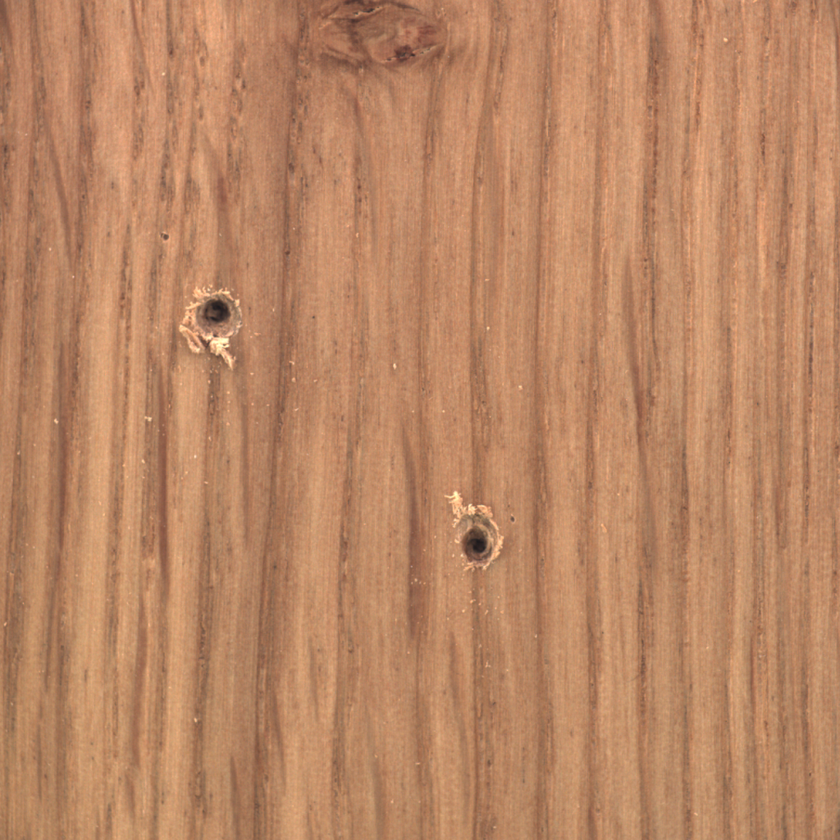
#> input picture Wood/007.png, 840 x 840 px, shrunk from 1024 x 1024 before the run, found by its file name
$ jupyter execute crackAndGougeDetection.ipynb
#> lines starting #> are read from the running program, lines starting #| are printed output that depends on the picture; after the words box and inside, x2 and y2 are one past the last pixel; in counts of white or black regions, pixels touching at a corner belong together
[cell 1]
import os
import numpy as np
import matplotlib.pyplot as plt

from PIL import Image
from skimage import color, filters, feature, morphology, measure

[cell 2]
# Selected crack/gouge images from wood folder

image_files = [
    "007.png",
    "011.png",
    "013.png",
    "021.png",
    "023.png"
]


input_folder = "wood"


for filename in image_files:

    image_path = os.path.join(input_folder, filename)

    # Open selected image
    image = Image.open(image_path).convert("RGB")
#> image is the input picture: PIL image 840x840 RGB; mean R, G, B 186.2, 134.6, 100.5

    image_np = np.array(image)

    # Convert to grayscale
    gray = color.rgb2gray(image_np)
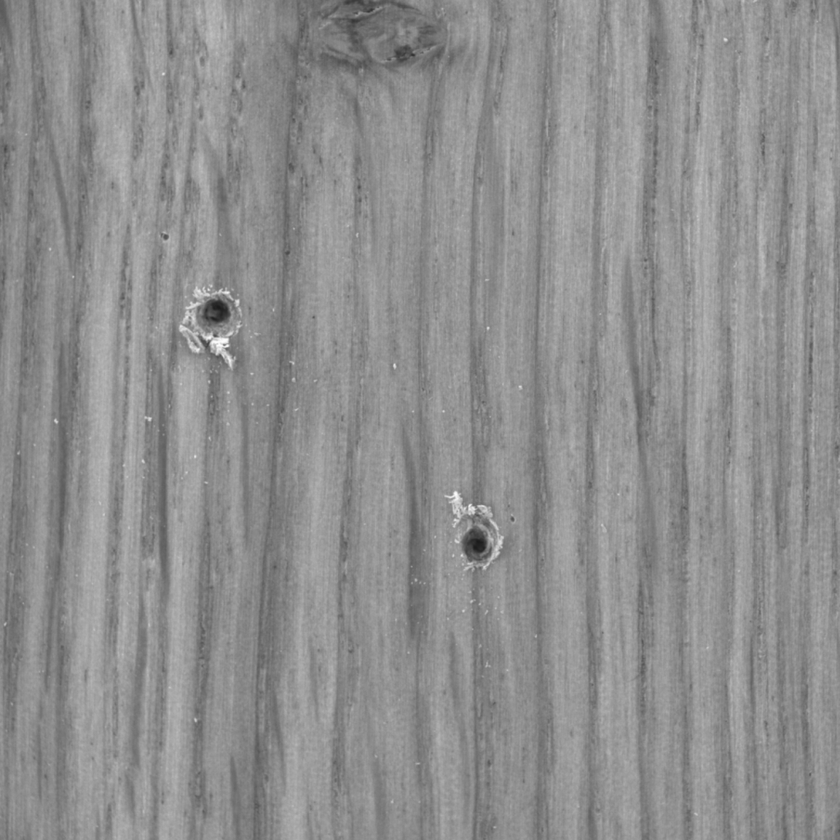
#> gray: shape (840, 840) float64; min 0.105, max 0.989, mean 0.561

    # Blur image to reduce wood-grain noise using guassian
    blurred = filters.gaussian(
        gray,
        sigma=1
    )

    # Detect crack/gouge edges
    edges = feature.canny(
        blurred,
        sigma=2
    )
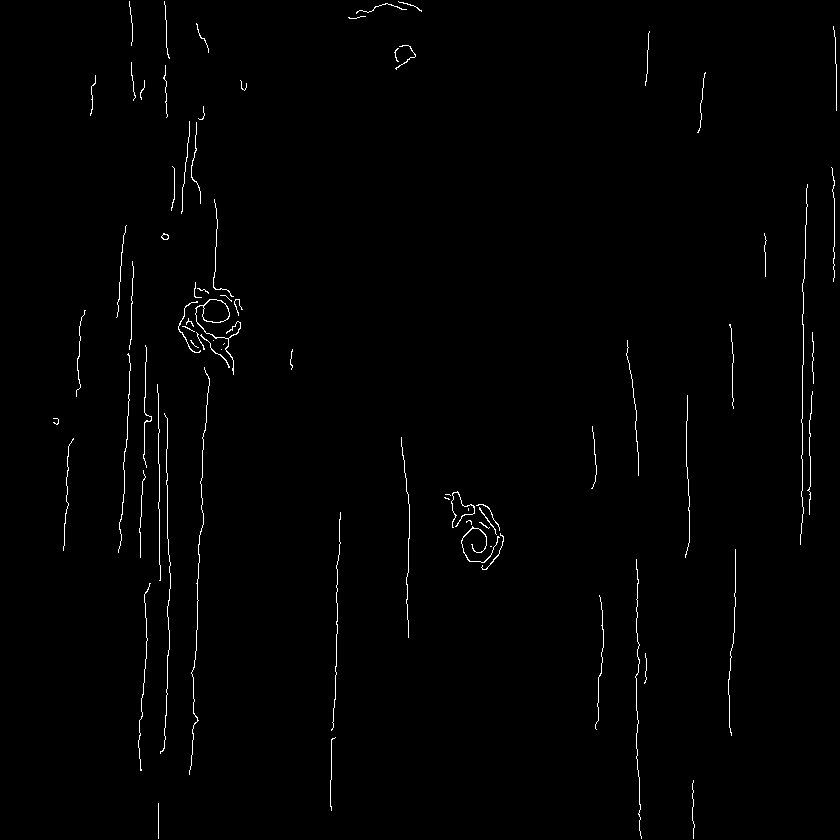
#> edges: shape (840, 840) bool; 0.94% white in thin lines or dots

    # Connect crack/gouge lines
    closed = morphology.binary_closing(
        edges,
        morphology.disk(2)
    )
#> closed: shape (840, 840) bool; 1% white in thin lines or dots

    # Remove small noise
    cleaned = morphology.remove_small_objects(
        closed,
        min_size=50
    )
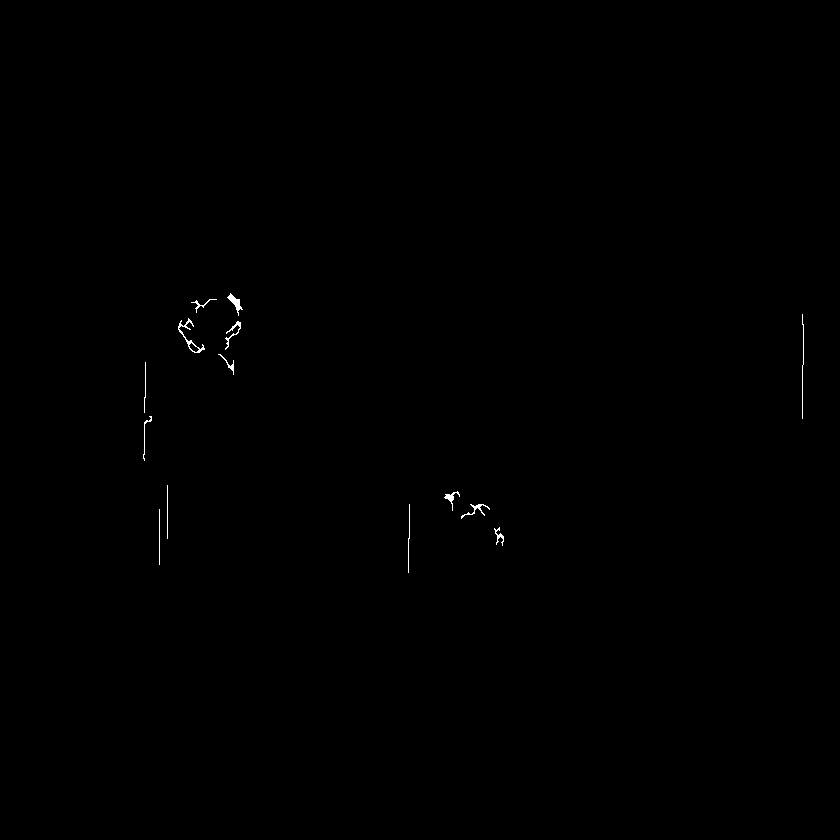
#> cleaned: shape (840, 840) bool; 0.16% white in thin lines or dots, all inside (x1, y1, x2, y2) = (143, 293, 804, 573)

    # Create output overlay
    output = image_np.copy()

    # Color detected regions red
    output[cleaned] = [255, 0, 0]
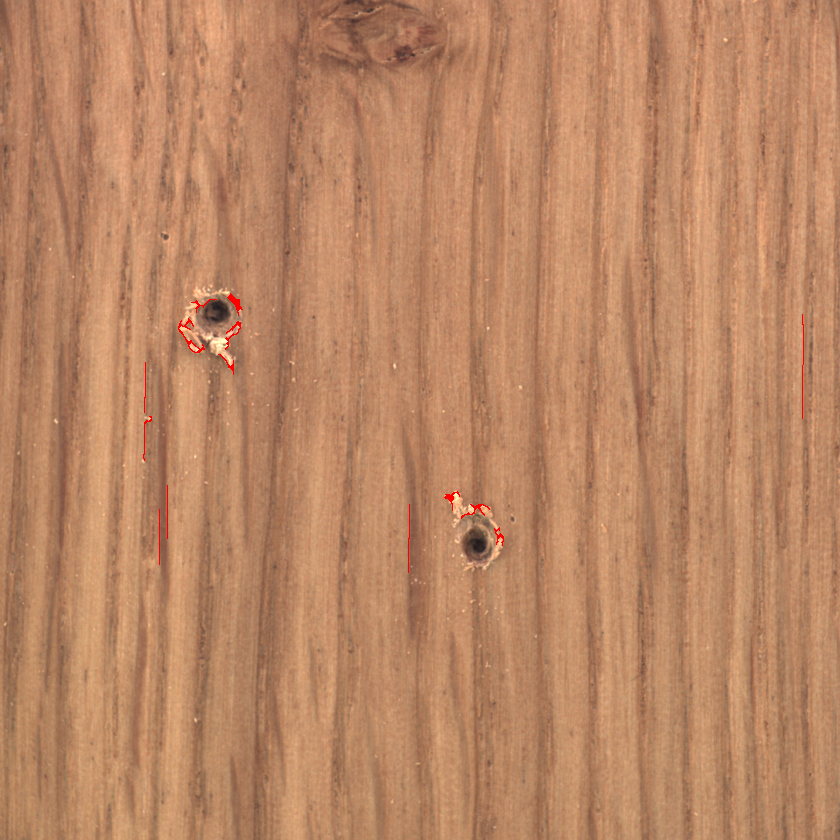
#> output: shape (840, 840, 3); 0.16% of pixels changed, all inside (x1, y1, x2, y2) = (143, 293, 804, 573)

    # Display results
    plt.figure(figsize=(15,5))

    # Original image
    plt.subplot(1,3,1)
    plt.imshow(image_np)
    plt.title("Original")
    plt.axis("off")

    # Binary mask
    plt.subplot(1,3,2)
    plt.imshow(cleaned, cmap="gray")
    plt.title("Crack/Gouge Mask")
    plt.axis("off")

    # Overlay result
    plt.subplot(1,3,3)
    plt.imshow(output)
    plt.title("Detected Cracks/Gouges")
    plt.axis("off")

    plt.suptitle(filename)

    plt.show()
#> pass 2 of the loop `for filename in image_files:`:
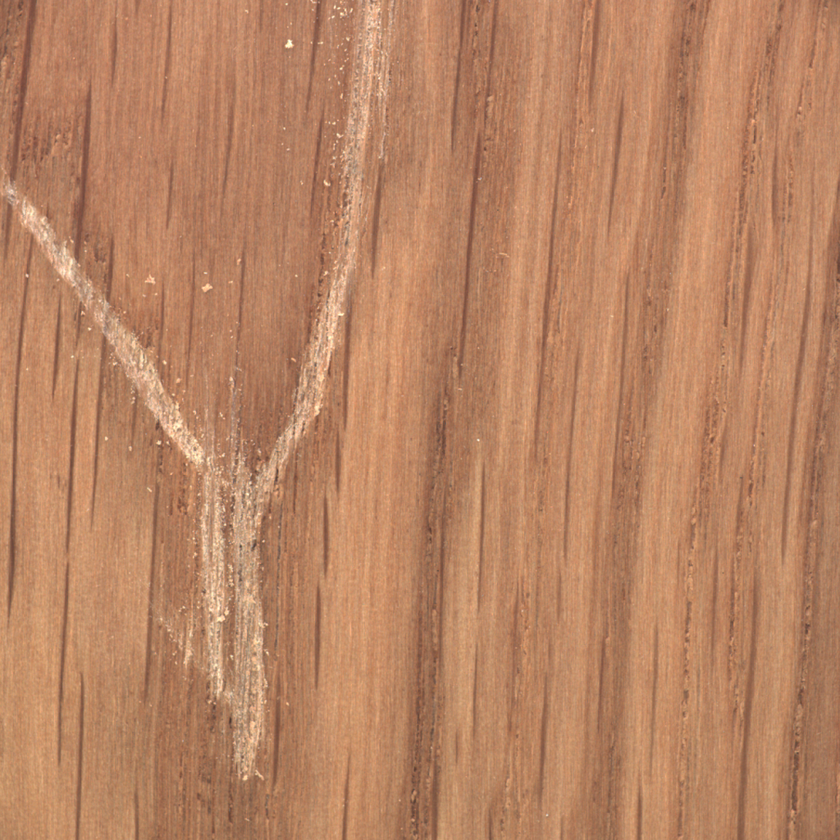
#> input picture Wood/011.png, 840 x 840 px, shrunk from 1024 x 1024 before the run, found by its file name
#> image is the input picture: PIL image 840x840 RGB; mean R, G, B 184.7, 132.2, 99.5
#> `edges = feature.canny( blurred, sigma=2 )`:
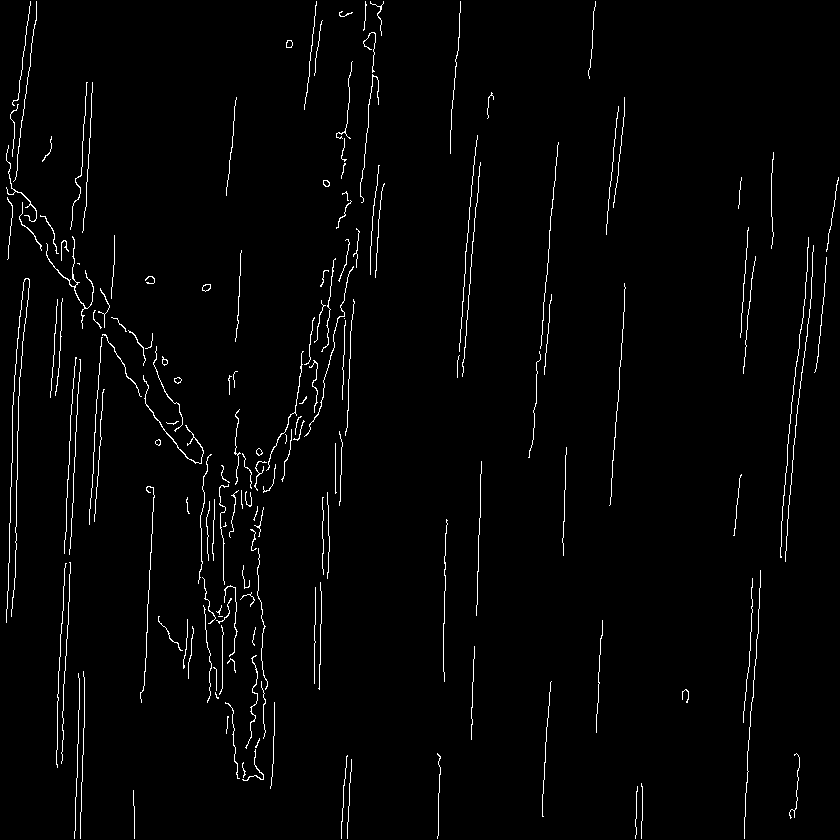
#> edges: shape (840, 840) bool; 2.1% white in thin lines or dots
#> closed: shape (840, 840) bool; 2.6% white in thin lines or dots
#> cleaned: shape (840, 840) bool; 1% white; 55 white regions, largest, box (x1, y1, x2, y2) and area: (75, 677, 85, 839) 695, (11, 375, 20, 527) 482, (90, 389, 105, 514) 469
#> `output[cleaned] = [255, 0, 0]`:
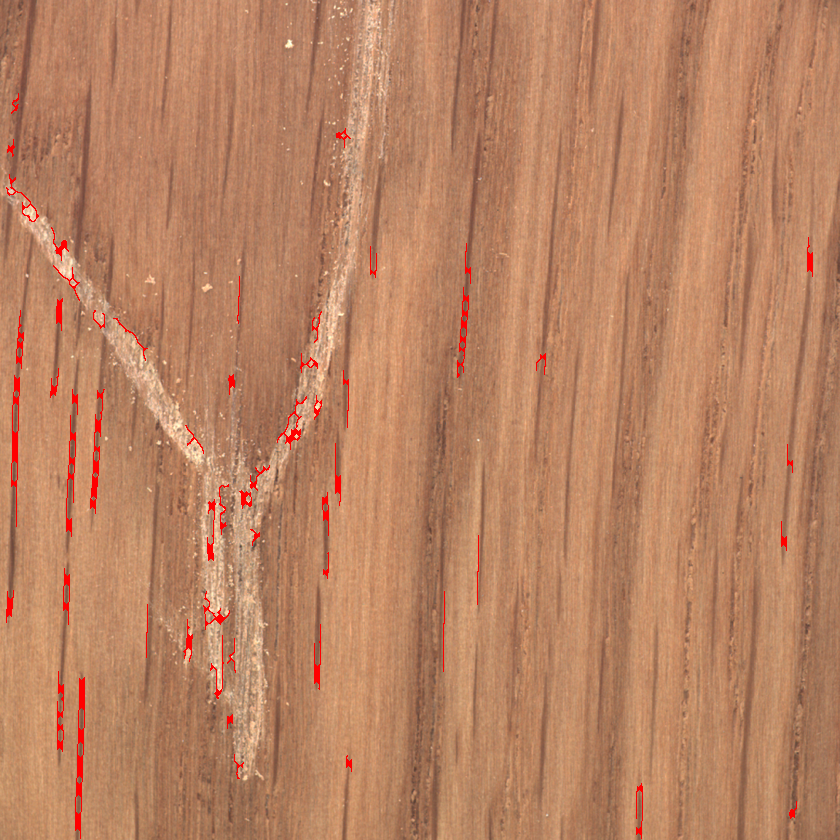
#> output: shape (840, 840, 3); 1.05% of pixels changed, all inside (x1, y1, x2, y2) = (6, 93, 813, 839)
#> pass 3 of the loop `for filename in image_files:`:
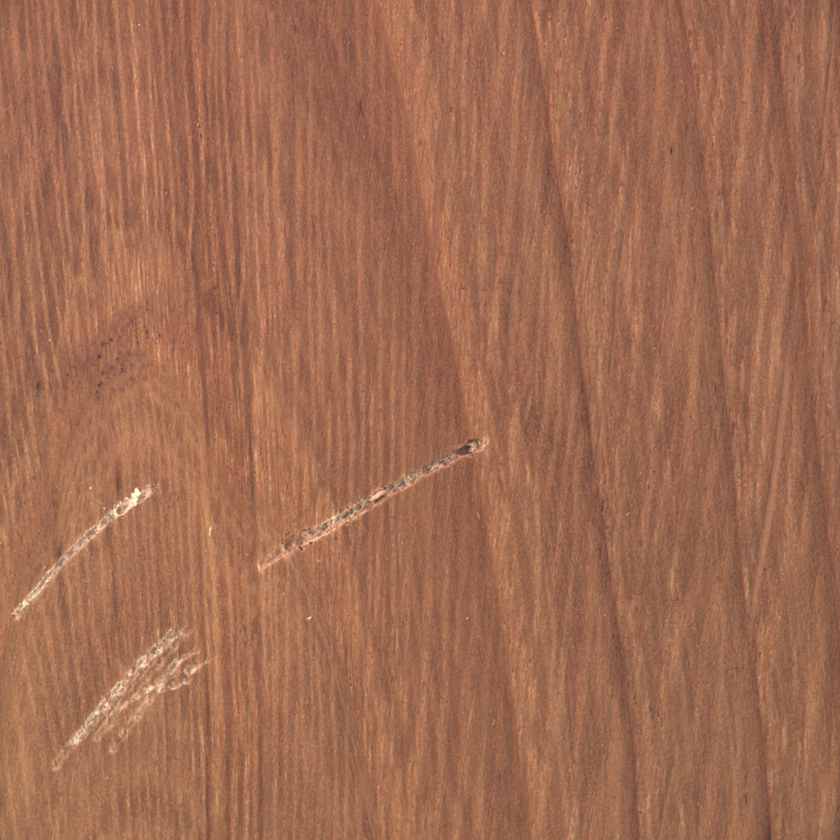
#> input picture Wood/013.png, 840 x 840 px, shrunk from 1024 x 1024 before the run, found by its file name
#> image is the input picture: PIL image 840x840 RGB; mean R, G, B 159.9, 107.7, 82.2
#> `edges = feature.canny( blurred, sigma=2 )`:
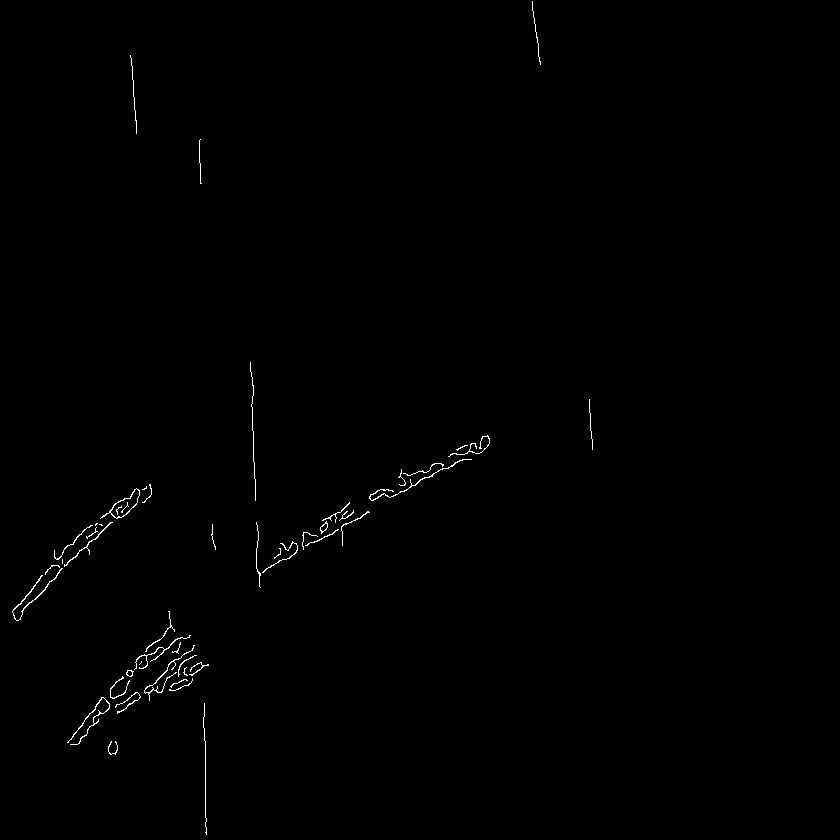
#> edges: shape (840, 840) bool; 0.41% white in thin lines or dots, all inside (x1, y1, x2, y2) = (12, 1, 593, 835)
#> cleaned: shape (840, 840) bool; 0.17% white in thin lines or dots, all inside (x1, y1, x2, y2) = (13, 441, 489, 818)
#> `output[cleaned] = [255, 0, 0]`:
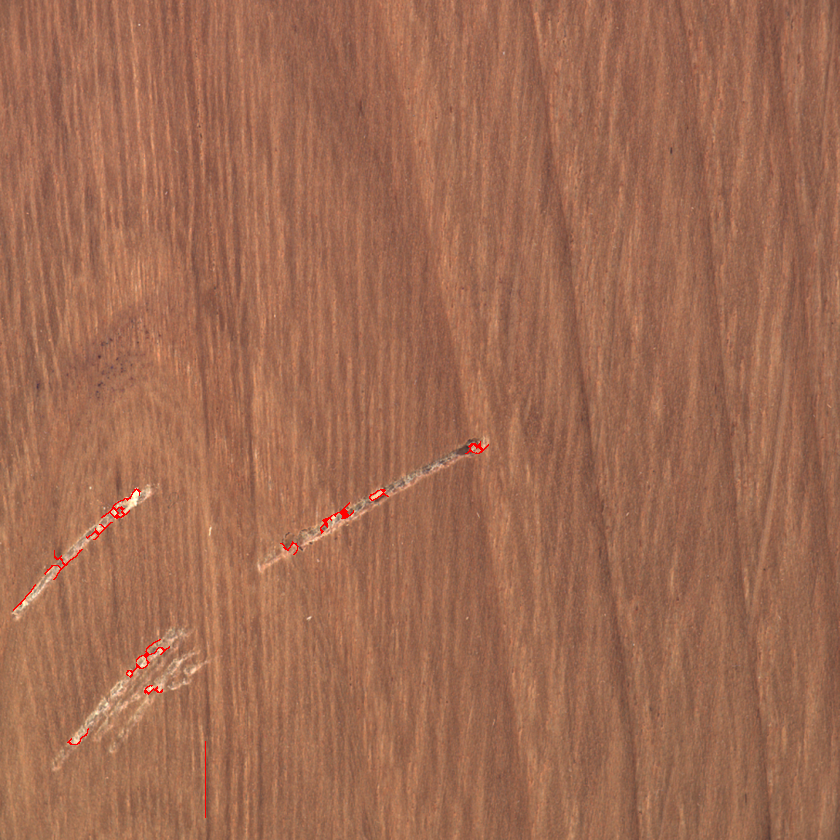
#> output: shape (840, 840, 3); 0.17% of pixels changed, all inside (x1, y1, x2, y2) = (13, 441, 489, 818)
#> the loop made 5 passes; the first 3 are shown
